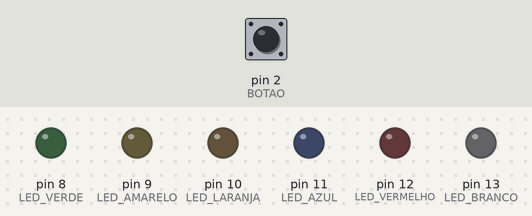
The sketch below on a simulated Arduino Uno, built with avr-gcc and run on an emulated ATmega328P. Shown: output pins drawn as LEDs (lit = HIGH). Dashed ring = blinking. The test bench sets the inputs (shaded band); at power-on: pin 2 (BOTAO) HIGH. Random numbers use the default seed unless the sketch sets one.

Above: at 1.2 s.
1.3 s: pin 2 (BOTAO) pulled LOW for 1 s
At 3.3 s:
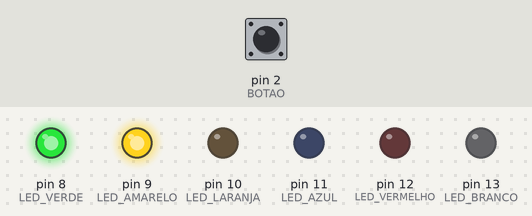
3.9 s: pin 2 (BOTAO) pulled LOW for 0.15 s
At 5.6 s:
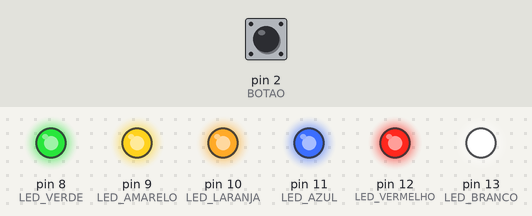
5.9 s: pin 2 (BOTAO) pulled LOW for 0.15 s
At 7.2 s:
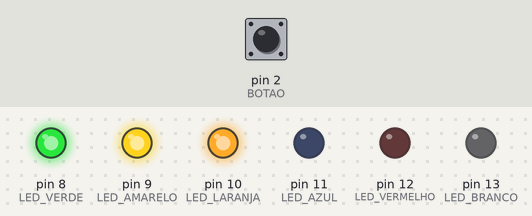
7.9 s: pin 2 (BOTAO) pulled LOW for 3.2 s
At 8.45 s:
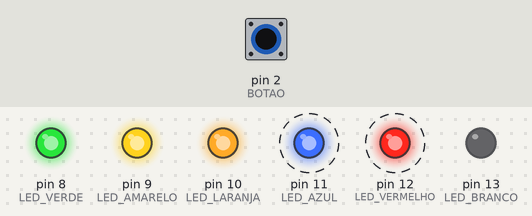
12.6 s: pin 2 (BOTAO) pulled LOW for 3.2 s
At 15.39 s:
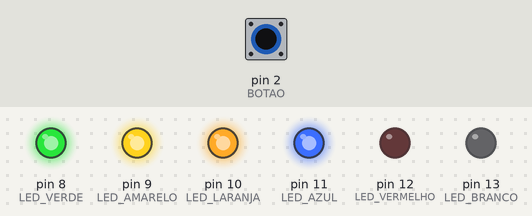
Timing chart, 0 to 17.5 s (numbered marks = the images above; inputs shaded):
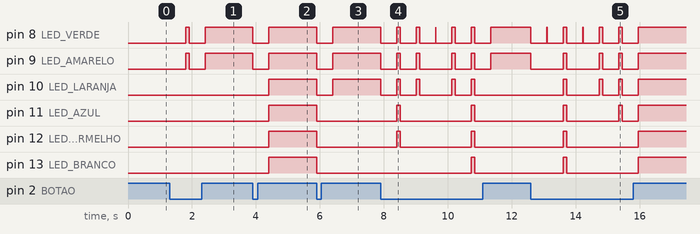

Measured:
- after the input at 1.3 s, pin 8 (LED_VERDE), pin 9 (LED_AMARELO): LOW → HIGH after 0.50 s, → LOW 0.11 s later, → HIGH 0.50 s later
- after the input at 3.9 s, pin 8 (LED_VERDE), pin 9 (LED_AMARELO): HIGH → LOW at once, → HIGH 0.50 s later; pin 10 (LED_LARANJA), pin 11 (LED_AZUL), pin 12 (LED_VERMELHO), pin 13 (LED_BRANCO): LOW → HIGH after 0.50 s
- after the input at 5.9 s, pin 8 (LED_VERDE), pin 9 (LED_AMARELO), pin 10 (LED_LARANJA): HIGH → LOW at once, → HIGH 0.50 s later; pin 11 (LED_AZUL), pin 12 (LED_VERMELHO), pin 13 (LED_BRANCO): HIGH → LOW at once
- after the input at 7.9 s, pin 8 (LED_VERDE): HIGH → LOW at once, → HIGH 0.50 s later, → LOW 0.11 s later, → HIGH 0.50 s later, … (12 changes in this stretch); pin 9 (LED_AMARELO): HIGH → LOW at once, → HIGH 0.50 s later, → LOW 0.11 s later, → HIGH 0.50 s later, … (10 changes in this stretch)
- after the input at 12.6 s, pin 9 (LED_AMARELO): HIGH → LOW at once, → HIGH 1.0 s later, → LOW 0.11 s later, → HIGH 1.0 s later, … (8 changes in this stretch); pin 10 (LED_LARANJA): goes HIGH 0.11 s, LOW 1.0 s, HIGH 0.11 s, LOW 0.50 s, HIGH 0.11 s, LOW 0.50 s, then HIGH, starting after 1.0 s

The sketch:

Dado_LEDs.ino
```cpp
// C++ code
//
int BOTAO = 2;
int LED_VERDE = 8;
int LED_AMARELO = 9;
int LED_LARANJA = 10;
int LED_AZUL = 11;
int LED_VERMELHO = 12;
int LED_BRANCO = 13;


void setup()
{
  Serial.begin(9600);
  pinMode(LED_VERDE,OUTPUT);
  pinMode(LED_AMARELO,OUTPUT);
  pinMode(LED_LARANJA,OUTPUT);
  pinMode(LED_AZUL,OUTPUT);
  pinMode(LED_VERMELHO,OUTPUT);
  pinMode(LED_BRANCO,OUTPUT);

  pinMode(BOTAO,INPUT_PULLUP);

  digitalWrite(LED_VERDE,LOW);
  digitalWrite(LED_AMARELO,LOW);
  digitalWrite(LED_LARANJA,LOW);
  digitalWrite(LED_AZUL,LOW);
  digitalWrite(LED_VERMELHO,LOW);
  digitalWrite(LED_BRANCO,LOW);
}

void loop()
{

  if(!digitalRead(BOTAO))
  {
    digitalWrite(LED_VERDE,LOW);
    digitalWrite(LED_AMARELO,LOW);
    digitalWrite(LED_LARANJA,LOW);
    digitalWrite(LED_AZUL,LOW);
    digitalWrite(LED_VERMELHO,LOW);
    digitalWrite(LED_BRANCO,LOW);
    delay(500);


    int sorteio = random(1,7);

    digitalWrite(LED_VERDE,HIGH);

    if(sorteio>1)
    {
      digitalWrite(LED_AMARELO,HIGH);
      if(sorteio>2)
      {
        digitalWrite(LED_LARANJA,HIGH);
        if(sorteio>3)
        {
          digitalWrite(LED_AZUL,HIGH);
          if(sorteio>4)
          {
            digitalWrite(LED_VERMELHO,HIGH);
            if(sorteio>5)
            {
              digitalWrite(LED_BRANCO,HIGH);
            }
          }
        }
      }
      delay(100);
    }

    delay(10);
  }

}
```
